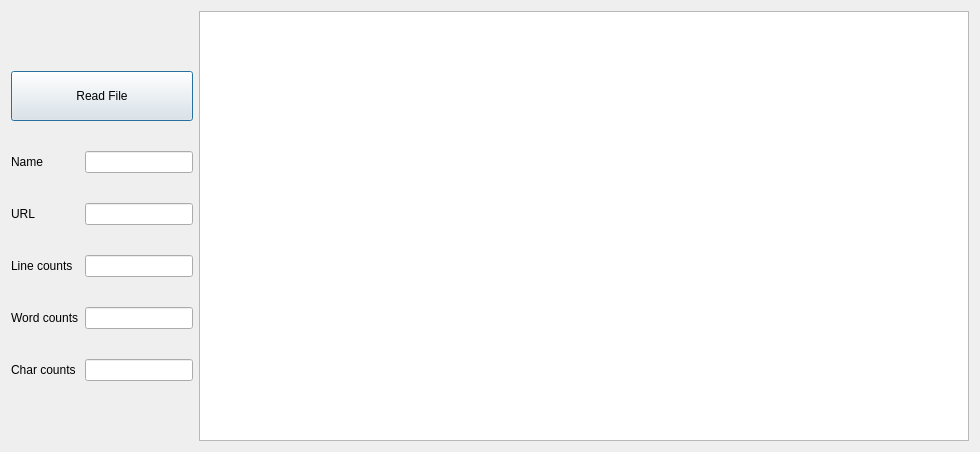
<?xml version="1.0" encoding="UTF-8"?>
<ui version="4.0">
 <class>dl_task2</class>
 <widget class="QDialog" name="dl_task2">
  <property name="geometry">
   <rect>
    <x>0</x>
    <y>0</y>
    <width>980</width>
    <height>452</height>
   </rect>
  </property>
  <property name="minimumSize">
   <size>
    <width>968</width>
    <height>452</height>
   </size>
  </property>
  <property name="windowTitle">
   <string>Read File</string>
  </property>
  <layout class="QHBoxLayout" name="horizontalLayout" stretch="0,2">
   <item>
    <layout class="QVBoxLayout" name="verticalLayout" stretch="0,0,0,0">
     <property name="spacing">
      <number>30</number>
     </property>
     <item>
      <spacer name="verticalSpacer">
       <property name="orientation">
        <enum>Qt::Vertical</enum>
       </property>
       <property name="sizeHint" stdset="0">
        <size>
         <width>20</width>
         <height>40</height>
        </size>
       </property>
      </spacer>
     </item>
     <item>
      <widget class="QPushButton" name="btn_read_file">
       <property name="sizePolicy">
        <sizepolicy hsizetype="Preferred" vsizetype="Fixed">
         <horstretch>0</horstretch>
         <verstretch>0</verstretch>
        </sizepolicy>
       </property>
       <property name="minimumSize">
        <size>
         <width>20</width>
         <height>50</height>
        </size>
       </property>
       <property name="text">
        <string>Read File</string>
       </property>
      </widget>
     </item>
     <item>
      <layout class="QGridLayout" name="gridLayout" columnstretch="1,6">
       <property name="horizontalSpacing">
        <number>6</number>
       </property>
       <property name="verticalSpacing">
        <number>30</number>
       </property>
       <item row="3" column="1">
        <widget class="QLineEdit" name="le_word">
         <property name="readOnly">
          <bool>true</bool>
         </property>
        </widget>
       </item>
       <item row="2" column="0">
        <widget class="QLabel" name="lbl_line">
         <property name="text">
          <string>Line counts</string>
         </property>
        </widget>
       </item>
       <item row="4" column="0">
        <widget class="QLabel" name="label_5">
         <property name="text">
          <string>Char counts</string>
         </property>
        </widget>
       </item>
       <item row="0" column="0">
        <widget class="QLabel" name="lbl_name">
         <property name="text">
          <string>Name</string>
         </property>
        </widget>
       </item>
       <item row="0" column="1">
        <widget class="QLineEdit" name="le_name">
         <property name="readOnly">
          <bool>true</bool>
         </property>
        </widget>
       </item>
       <item row="3" column="0">
        <widget class="QLabel" name="label_4">
         <property name="text">
          <string>Word counts</string>
         </property>
        </widget>
       </item>
       <item row="1" column="0">
        <widget class="QLabel" name="lbl_url">
         <property name="text">
          <string>URL</string>
         </property>
        </widget>
       </item>
       <item row="1" column="1">
        <widget class="QLineEdit" name="le_url">
         <property name="readOnly">
          <bool>true</bool>
         </property>
        </widget>
       </item>
       <item row="2" column="1">
        <widget class="QLineEdit" name="le_line">
         <property name="readOnly">
          <bool>true</bool>
         </property>
        </widget>
       </item>
       <item row="4" column="1">
        <widget class="QLineEdit" name="le_char">
         <property name="readOnly">
          <bool>true</bool>
         </property>
        </widget>
       </item>
      </layout>
     </item>
     <item>
      <spacer name="verticalSpacer_2">
       <property name="orientation">
        <enum>Qt::Vertical</enum>
       </property>
       <property name="sizeHint" stdset="0">
        <size>
         <width>20</width>
         <height>40</height>
        </size>
       </property>
      </spacer>
     </item>
    </layout>
   </item>
   <item>
    <widget class="QTextEdit" name="te_content"/>
   </item>
  </layout>
 </widget>
 <resources/>
 <connections/>
</ui>
